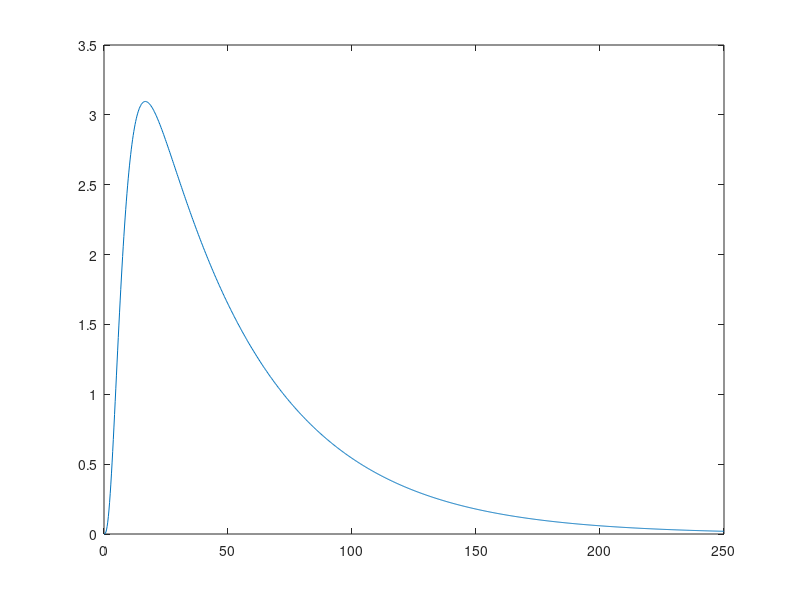
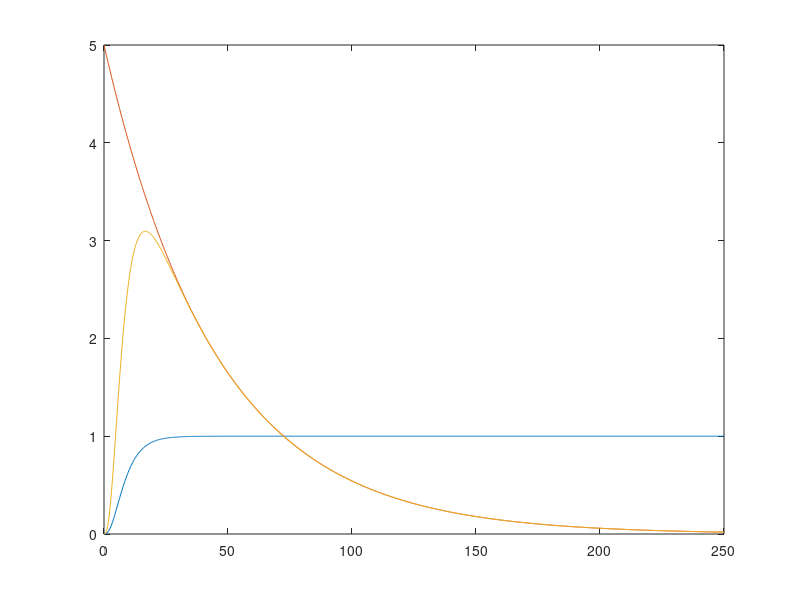

The MATLAB script that drew these images, in order:
taum=5;
tauh=45;
x=linspace(0,250,1000);
Istart=-7;
Iinf=5;

y=(1-exp(-x/taum)).^3.*exp(-x/tauh)*Iinf;
y1=(1-exp(-x/taum)).^3;
y2=5*exp(-x/tauh);
diffs=abs(diff(y));
weights=[0 diffs];
figure
plot(x,y)
% figure
% plot(x,weights)
figure
plot(x,y1)
hold on
plot(x,y2)
plot(x,y)
